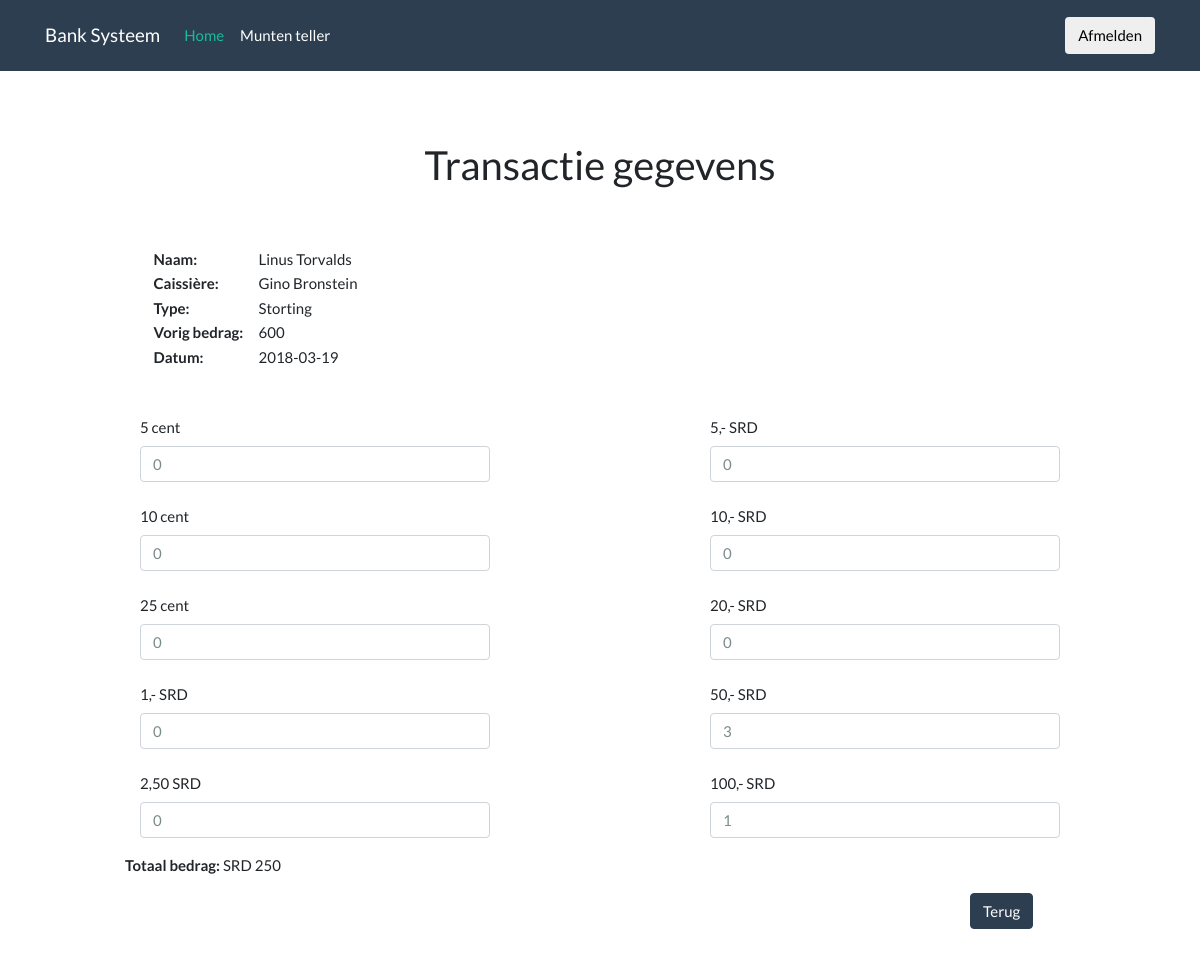
The app's page /transaction_detail.php?id=25 with its own data.
### tables this page shows
CREATE TABLE `transactions` (
  `id` int(11) NOT NULL AUTO_INCREMENT,
  `type` varchar(45) NOT NULL,
  `user_id` int(11) DEFAULT NULL,
  `client_id` int(11) DEFAULT NULL,
  `cent5` int(11) DEFAULT NULL,
  `cent10` int(11) DEFAULT NULL,
  `cent25` int(11) DEFAULT NULL,
  `cent100` int(11) DEFAULT NULL,
  `cent250` int(11) DEFAULT NULL,
  `srd5` int(11) DEFAULT NULL,
  `srd10` int(11) DEFAULT NULL,
  `srd20` int(11) DEFAULT NULL,
  `srd50` int(11) DEFAULT NULL,
  `srd100` int(11) DEFAULT NULL,
  `prev_balance` float DEFAULT NULL,
  `created_at` date NOT NULL,
  PRIMARY KEY (`id`)
);

CREATE TABLE `clients` (
  `id` int(11) NOT NULL AUTO_INCREMENT,
  `firstname` varchar(45) DEFAULT NULL,
  `lastname` varchar(45) DEFAULT NULL,
  `address` varchar(45) DEFAULT NULL,
  `email` varchar(45) DEFAULT NULL,
  `phone` varchar(45) DEFAULT NULL,
  `accountnumber` varchar(45) DEFAULT NULL,
  `balance` float DEFAULT NULL,
  `updated_at` timestamp NULL DEFAULT NULL,
  `created_at` timestamp NULL DEFAULT NULL,
  PRIMARY KEY (`id`)
);

CREATE TABLE `users` (
  `id` int(11) NOT NULL AUTO_INCREMENT,
  `user_type` varchar(45) NOT NULL DEFAULT 'cashier',
  `firstname` varchar(45) DEFAULT NULL,
  `lastname` varchar(45) DEFAULT NULL,
  `username` varchar(45) DEFAULT NULL,
  `password` varchar(255) DEFAULT NULL,
  `last_login` timestamp NULL DEFAULT NULL,
  `last_logout` timestamp NULL DEFAULT NULL,
  `updated_at` timestamp NULL DEFAULT NULL,
  `created_at` timestamp NULL DEFAULT NULL,
  PRIMARY KEY (`id`)
);

### transaction_detail.php (the view, shortened to what this page needs)
<?php
    require 'backend/db.php';
    require 'includes/header.php';
    if(isset($_GET['id'])) {
        $param_id = $_GET['id'];
    } else {
        exit();
    }
    $sql = "SELECT transactions.*, users.firstname AS user_firstname, users.lastname AS user_lastname, clients.firstname AS client_firstname, clients.lastname AS client_lastname FROM transactions
        INNER JOIN users ON transactions.user_id = users.id
        INNER JOIN clients ON transactions.client_id = clients.id
        WHERE transactions.id = '$param_id'";
    $query = $conn->query($sql);
    $result = $query->fetch_assoc();
    $user_firstname = $result['user_firstname'];
    $user_lastname = $result['user_lastname'];
    $client_firstname = $result['client_firstname'];
    $client_lastname = $result['client_lastname'];
    $type = ($result['type'] == "withdrawal") ? "Opname" : "Storting";
    $cent5 = $result['cent5'];
    $cent10 = $result['cent10'];
    $cent25 = $result['cent25'];
    $cent100 = $result['cent100'];
    $cent250 = $result['cent250'];
    $srd5 = $result['srd5'];
    $srd10 = $result['srd10'];
    $srd20 = $result['srd20'];
    $srd50 = $result['srd50'];
    $srd100 = $result['srd100'];
    $date = $result['created_at'];
    $prev_balance = $result['prev_balance'];
    $total = Tasks::calculate($cent5, $cent10, $cent25, $cent100, $cent250, $srd5, $srd10, $srd20, $srd50, $srd100);
?>
<body>
    <?php require 'includes/navbar.php'; ?>
    <div class="container">
        <div class="space70"></div>
        <center>
            <h2>Transactie gegevens</h2>
        </center>
        <div class="space50"></div>
        <div class="col-md-4 offset-md-1">
            <table>
                <tr>
                    <td style="width:105px;"><b>Naam: </b></td>
                    <td><?php echo $client_firstname.' '.$client_lastname; ?></td>
                </tr>
                <tr>
                    <td style="width:105px;"><b>Caissière: </b></td>
                    <td><?php echo $user_firstname.' '.$user_lastname; ?></td>
                </tr>
                <tr>
                    <td style="width:105px;"><b>Type: </b></td>
                    <td><?php echo $type; ?></td>
                </tr>
                <tr>
                    <td style="width:105px;"><b>Vorig bedrag: </b></td>
                    <td><?php echo $prev_balance; ?></td>
                </tr>
                <tr>
                    <td style="width:105px;"><b>Datum: </b></td>
                    <td><?php echo $date; ?></td>
                </tr>
            </table>
        </div>
        <div class="row">
            <div class="col-md-4 offset-md-1">
                <div class="space40"></div>
                <div class="form-group">
                    <label class="col-form-label" for="inputDefault">5 cent</label>
                    <input class="form-control" value="<?php echo $cent5; ?>" type="text">
                </div>
                <div class="form-group">
                    <label class="col-form-label" for="inputDefault">10 cent</label>
                    <input class="form-control" value="<?php echo $cent10; ?>" type="text">
                </div>
                <div class="form-group">
                    <label class="col-form-label" for="inputDefault">25 cent</label>
                    <input class="form-control" value="<?php echo $cent25; ?>" type="text">
                </div>
                <div class="form-group">
                    <label class="col-form-label" for="inputDefault">1,- SRD</label>
                    <input class="form-control" value="<?php echo $cent100; ?>" type="text">
                </div>
                <div class="form-group">
                    <label class="col-form-label" for="inputDefault">2,50 SRD</label>
                    <input class="form-control" value="<?php echo $cent250; ?>" type="text">
                </div>
            </div>
            <div class="col-md-4 offset-md-2">
                <div class="space40"></div>
                <div class="form-group">
                    <label class="col-form-label" for="inputDefault">5,- SRD</label>
                    <input class="form-control" value="<?php echo $srd5; ?>" type="text">
                </div>
                <div class="form-group">
                    <label class="col-form-label" for="inputDefault">10,- SRD</label>
                    <input class="form-control" value="<?php echo $srd10; ?>" type="text">
                </div>
                <div class="form-group">
                    <label class="col-form-label" for="inputDefault">20,- SRD</label>
                    <input class="form-control" value="<?php echo $srd20; ?>" type="text">
                </div>
                <div class="form-group">
                    <label class="col-form-label" for="inputDefault">50,- SRD</label>
                    <input class="form-control" value="<?php echo $srd50; ?>" type="text">
                </div>
                <div class="form-group">
                    <label class="col-form-label" for="inputDefault">100,- SRD</label>
                    <input class="form-control" value="<?php echo $srd100; ?>" type="text">
                </div>
            </div>
            <p class="offset-md-1"><b>Totaal bedrag:</b> SRD <span id="amount"><?php echo $total; ?></span></p>
        </div>
        <div class="offset-md-10">
            <button type="button" onclick="app.back();" class="btn btn-primary">Terug</button>
        </div>
        <div class="space50"></div>
    </div>
<?php
    require 'includes/footer.php';
?>

### records on screen
transactions: client.firstname "Linus", client.lastname "Torvalds", user.firstname "Gino", user.lastname "Bronstein", type "Storting", prev_balance "600", created_at "2018-03-19", total "250"
